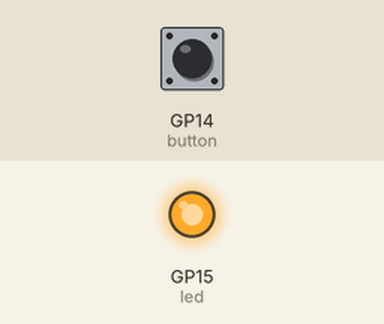
Simulated run of this program. Board: Raspberry Pi Pico running MicroPython. Parts: output pins drawn as LEDs (lit = HIGH). Inputs (shaded band) come from the test bench; at power-on: GP14 (button) LOW. Random numbers come from a fixed seed.

Above: at 0.1 s.
At 5.7 s:
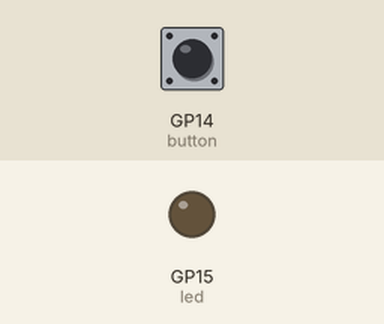
Timing chart, 0 to 7.2 s (numbered marks = the images above):
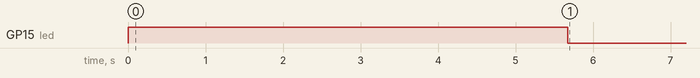

The program:

8Interrupt.py
```python
import machine
import utime
import urandom

#Set up Led and button
led = machine.Pin(15, machine.Pin.OUT)
button = machine.Pin(14, machine.Pin.IN, machine.Pin.PULL_DOWN)

#GLobal variables
timer_start = 0

# Interrupt handler
def button_handler(pin):
    button.irq(handler=None) # turn off the trigger, so it is used only once
    reaction_time = utime.ticks_diff(utime.ticks_ms(), timer_start)
    print("Your reaction time was " + str(reaction_time) + " milliseconds")
    print("Program complete.")

# Signal user to get ready
led.value(1)
utime.sleep(urandom.uniform(5, 10)) # random amount of seconds between 5 and 10

# Turn off the Led -- signal to press the button
led.value(0)
timer_start = utime.ticks_ms() # starts counting milliseconds after the led turns off

#Enable interrupt
button.irq(trigger=machine.Pin.IRQ_RISING, handler=button_handler)
```

Measured:
- by itself, GP15 (led): LOW → HIGH at 0.00 s, → LOW 5.7 s later
